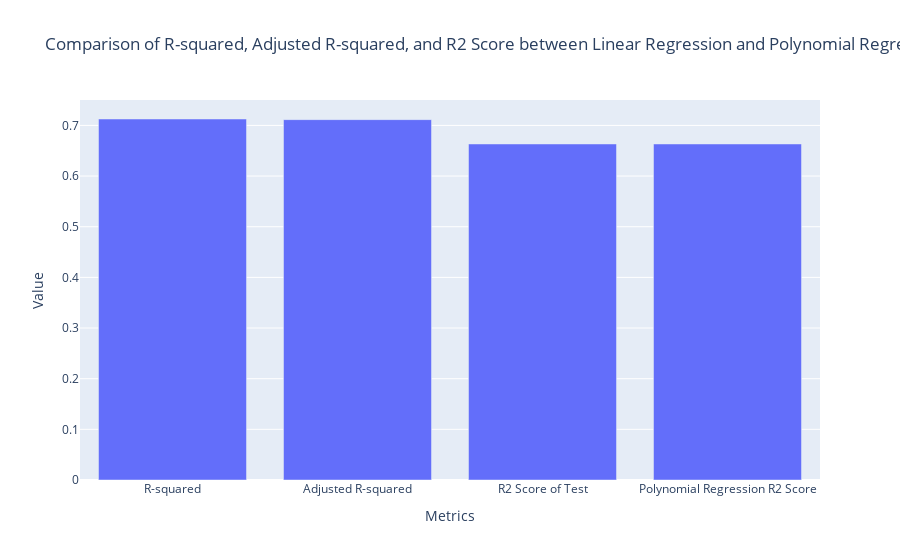

The code cell stored with this chart in its notebook:
### Markdown cell above
# # POLYNOMIAL REGRESSOR R2 SCORE

### Code cell
X = df[['Electors']]
y = df['Valid_Votes']
X_train, X_test, y_train, y_test = train_test_split(X, y, test_size=0.2, random_state=25)

poly = PolynomialFeatures(degree=2) 
X_poly_train = poly.fit_transform(X_train)
X_poly_test = poly.transform(X_test)

poly_reg = LinearRegression()
poly_reg.fit(X_poly_train, y_train)


c = poly_reg.score(X_poly_test, y_test)

slope, intercept, r_value, p_value, std_err = linregress(valid_votes, electors)


r_squared = r_value ** 2

n = len(electors)
k = 1  

r_adj_squared = 1 - ((1 - r_squared) * (n - 1) / (n - k - 1))

labels = ['R-squared', 'Adjusted R-squared', 'R2 Score of Test', 'Polynomial Regression R2 Score']
values = [r_squared, r_adj_squared, c, c]

fig = go.Figure([go.Bar(x=labels, y=values)])

fig.update_layout(title='Comparison of R-squared, Adjusted R-squared, and R2 Score between Linear Regression and Polynomial Regression',
                  xaxis_title='Metrics',
                  yaxis_title='Value')

fig.show()

### Figure 1 — Plotly figure (JSON) as saved in the notebook; plotly's stock layout.template omitted (floating-point values rounded to 4 significant figures)
{"data": [{"type": "bar", "x": ["R-squared", "Adjusted R-squared", "R2 Score of Test", "Polynomial Regression R2 Score"], "y": [0.7127, 0.7114, 0.6633, 0.6633]}], "layout": {"autosize": true, "title": {"text": "Comparison of R-squared, Adjusted R-squared, and R2 Score between Linear Regression and Polynomial Regression"}, "xaxis": {"autorange": true, "range": [-0.5, 3.5], "title": {"text": "Metrics"}, "type": "category"}, "yaxis": {"autorange": true, "range": [0, 0.7502], "title": {"text": "Value"}, "type": "linear"}}}
